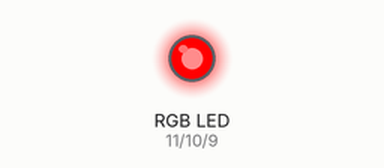
Recording of a sketch running on a simulated Arduino Uno, built with avr-gcc and run on an emulated ATmega328P. On the bench: an RGB LED mixed from three pins (HIGH = lit).

Above: at 0.05 s.
At 1.75 s:
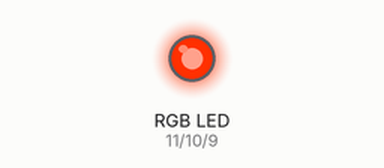
At 2.55 s:
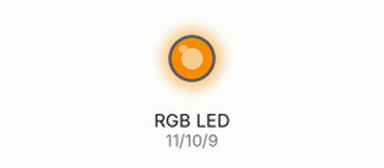
At 3.4 s:
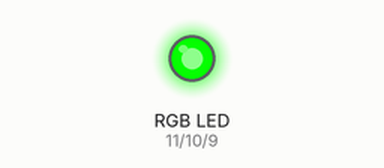
At 5.1 s:
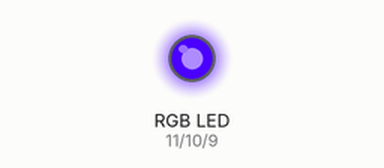
At 6.8 s:
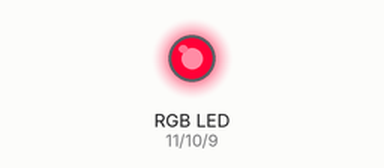
Timing chart, 0 to 9.4 s (numbered marks = the images above):
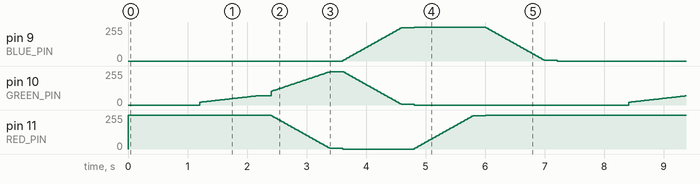

The sketch:

RGB-LED.ino
```cpp
/*
 * 30 Days - Lost in Space
 * Day 8 - Adding some color to this dark place
 *
 * Learn more at https://learn.inventr.io/adventure
 *
 * Previously we have used different color LEDs with our HERO, but when we require
 * more output, or desire a color different from the available colors we use a more
 * flexible "RGB LED".  RGB LEDs have a red, a green and a blue LED packaged into a
 * single LED package.  By using something called Pulse Width Modulation (PWM) we
 * can vary the intensity of each LED and come up a wide variety of colors.
 *
 * Alex Eschenauer
 * David Schmidt
 * Greg Lyzenga
 */

/*
 * Arduino concepts introduced/documented in this lesson.
 * - analogWrite(): Used to control a PWM pin, giving a variable intensity
 * - Passing variables into functions
 *
 * Parts and electronics concepts introduced in this lesson.
 * - Common Cathode (single grounded pin) RGB LED.
 */

// Explicitly include Arduino.h
#include "Arduino.h"

/*
 * Each color in an RGB LED is controlled with a different pin on our HERO board.
 *
 * NOTE: Only pins 3, 5, 6, 9, 10 and 11 on the HERO board support PWM which is
 *       indicated on the board by preceding those pin numbers on the HERO board
 *       with a tilde ('~') character.  Only those pins support PWM and analogWrite().
 */
const byte RED_PIN = 11;    // PWM pin controlling the red leg of our RGB LED
const byte GREEN_PIN = 10;  // PWM pin ccontrolling the green leg of our RGB LED
const byte BLUE_PIN = 9;    // PWM pin ccontrolling the blue leg of our RGB LED

/*
 * Define a set of constants to represent 4 different brightness levels for our
 * RGB LED using PWM pins and analogWrite().  PWM can set values ranging from 0
 * to 255 which we will demonstrate by adding 64 (roughly 1/4 of that range) to
 * each preceding value.
 *
 * NOTE: this also demonstrates that our constants can be computed using an expression
 *       that includes any previouly defined constant.  However, the expression cannot
 *       include variables or values that could change during execution.
 */
const byte OFF = 0;                 // Selected color is OFF
const byte DIM = 64;                // Selected color is 1/4 intensity
const byte BRIGHTER = DIM + 64;     // Selected color is 1/2 intensity
const byte BRIGHT = BRIGHTER + 64;  // Selected color is 3/4 intensity
const byte BRIGHTEST = 255;         // Selected color is maximum intensity (255)

// We can change this constant here, in one place, to change how long each color is displayed.
const unsigned int COLOR_DELAY = 2000;  // show each color for 500 milliseconds

void setup() {
  // Set each of our PWM pins as OUTPUT pins
  pinMode(RED_PIN, OUTPUT);
  pinMode(GREEN_PIN, OUTPUT);
  pinMode(BLUE_PIN, OUTPUT);
}

void loop() {
  rainbow();
}

void customColors() {
  displayColorWithDelay(255, 0, 255, COLOR_DELAY); // Purple
  displayColorWithDelay(0, 0, 255, COLOR_DELAY); // Blue
}

// Each time through loop() we display some of the color variations available
// using an RGB LED.
void demo() {
  // First demonstrate our different PWM levels by slowly brightening our red LED
  displayColorWithDelay(OFF, OFF, OFF, COLOR_DELAY);  // OFF!
  displayColorWithDelay(DIM, OFF, OFF, COLOR_DELAY);  // Display red LED at 1/4 intensity
  displayColorWithDelay(BRIGHTER, OFF, OFF, COLOR_DELAY);  // Display red LED at 1/2 intensity
  displayColorWithDelay(BRIGHT, OFF, OFF, COLOR_DELAY);  // Display red LED at 3/4 intensity
  displayColorWithDelay(BRIGHTEST, OFF, OFF, COLOR_DELAY);  // Display red LED at FULL intensity

  // Display our other two LED colors at half intensity
  displayColorWithDelay(OFF, BRIGHT, OFF, COLOR_DELAY);  // Display the green LED
  displayColorWithDelay(OFF, OFF, BRIGHT, COLOR_DELAY);  // Display the blue LED

  // Now show various colors (yellow, cyan, and magenta)
  displayColorWithDelay(BRIGHT, BRIGHT, OFF, COLOR_DELAY);  // Display yellow by mixing red and green LEDs
  displayColorWithDelay(OFF, BRIGHT, BRIGHT, COLOR_DELAY);  // Display cyan by mixing green and blue LEDs
  displayColorWithDelay(BRIGHT, OFF, BRIGHT, COLOR_DELAY);  // Display magenta by mixing red and blue LEDs

  // Display all of our LEDs to get white.
  displayColorWithDelay(BRIGHT, BRIGHT, BRIGHT, COLOR_DELAY);  // white
}

void transitionsTest() {
  byte startColor[] = { 255, 0, 255 };
  byte endColor[] = { 0, 0, 255 };
  byte numSteps = 50;
  transition(startColor, endColor, numSteps);
  delay(500);
  transition(endColor, startColor, numSteps);
  delay(500);
}


void rainbow() {
  byte numSteps = 50;

  // Colors
  byte RED[] = { 255, 0, 0 };
  byte ORANGE[] = { 255, 20, 0 };
  byte YELLOW[] = { 255, 100, 0 };
  byte GREEN[] = { 0, 255, 0 };
  byte BLUE[] = { 0, 0, 255 };
  byte PURPLE[] = { 255, 0, 255 };

  // Rainbow
  transition(RED, ORANGE, numSteps);
  delay(200);
  transition(ORANGE, YELLOW, numSteps);
  delay(200);
  transition(YELLOW, GREEN, numSteps);
  delay(200);
  transition(GREEN, BLUE, numSteps);
  delay(200);
  transition(BLUE, PURPLE, numSteps);
  delay(200);
  transition(PURPLE, RED, numSteps);
  delay(200);
}

// Transition
void transition(
  byte startColor[],
  byte endColor[],
  byte numSteps
) {
  byte d1 = (startColor[0] - endColor[0]) / numSteps;
  byte d2 = (startColor[1] - endColor[1]) / numSteps;
  byte d3 = (startColor[2] - endColor[2]) / numSteps;

  // Current colors
  byte currentRed = startColor[0];
  byte currentGreen = startColor[1];
  byte currentBlue = startColor[2];

  for (int i = 0; i < numSteps; i++) {
    currentRed = currentRed - d1;
    currentGreen = currentGreen - d2;
    currentBlue = currentBlue - d3;
    displayColorWithDelay(currentRed, currentGreen, currentBlue, 20);
  }
}


// Display color functions
void displayColorWithDelay(
  byte red_intensity,    // red LED intensity (0-255)
  byte green_intensity,  // green LED intensity (0-255)
  byte blue_intensity,    // blue LED intensity (0-255)
  unsigned int color_delay
) {
  displayColor(red_intensity, green_intensity, blue_intensity);
  delay(color_delay);
}

/*
 * displayColor() is a function that accepts three parameters representing the desired
 * intensity for each of the LEDs in the RGB LED.
 *
 * Each parameter passed must have a type (here we match what analogWrite() will use) and
 * a name to be used inside the function to refer to the parameter.  The parameters can all
 * be included on a single line like:
 * void displayColor( byte red_intensity, byte green_intensity, byte blue_intensity) {
 *
 * However, if we display each parameter on it's own line we can add a comment to each
 * for additional clarity.
 */
void displayColor(
  byte red_intensity,    // red LED intensity (0-255)
  byte green_intensity,  // green LED intensity (0-255)
  byte blue_intensity    // blue LED intensity (0-255)
) {
  analogWrite(RED_PIN, red_intensity);      // Set red LED intensity using PWM
  analogWrite(GREEN_PIN, green_intensity);  // Set green LED intensity using PWM
  analogWrite(BLUE_PIN, blue_intensity);    // Set blue LED intensity using PWM
}
```
